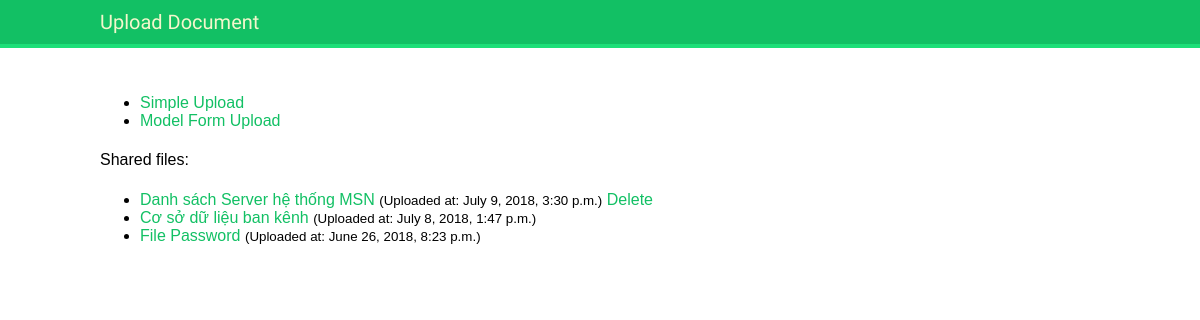
/home/, run on the app's committed database.
### core/models.py (models this page shows, shortened)
class Document(models.Model):
    description = models.CharField(max_length=255, blank=True)
    document = models.FileField(upload_to='documents/%Y/%m/%d/', default='', blank=True)
    uploaded_at = models.DateTimeField(auto_now_add=True)
    updated = models.DateTimeField(auto_now=True)
    ipaddr_and_date = models.CharField(max_length=30, blank=True)
    def get_ip_of_document(self):
        return self.ipaddr_and_date.rsplit('_', 1)[0]
    class Meta:
        ordering = ('-uploaded_at',)

### core/views.py (the view)
# urls.py: 2. Add a URL to urlpatterns:  path('', views.home, name='home')
def home(request):
    user = Person.objects.get(username='teacher')
    documents = user.documents.all()
    ip = get_client_ip(request)
    return render(request, 'core/home.html', {'documents': documents,
                                              'ip': ip})

### core/views.py (called while the page is built, shortened)
def get_client_ip(request):
    remote_address = request.META.get('REMOTE_ADDR')
    ip = remote_address
    x_forwarded_for = request.META.get('HTTP_X_FORWARDED_FOR')
    return ip

### core/templates/core/home.html (shortened to what this page needs)
{% extends 'base.html' %}
{% block content %}
    <ul>
        <li>
            <a href="{% url 'simple_upload' %}">Simple Upload</a>
        </li>
        <li>
            <a href="{% url 'model_form_upload' %}">Model Form Upload</a>
        </li>
    </ul>
    <p>Shared files:</p>
    <ul>
        {% for obj in documents %}
            <li class="{{ obj.id }}">
                <a href="{{ obj.document.url }}">{{ obj.description }}</a>
                <small>(Uploaded at: {{ obj.uploaded_at }})</small>
                {% if obj.get_ip_of_document == ip %}
                    <a href="#" data-id="{{ obj.id }}" data-action="delete" class="delete-document">Delete</a>
                {% endif %}
            </li>
        {% endfor %}
    </ul>
{% endblock %}

### core/static/css/base.css (style rules this page uses)
body { margin:0; padding:0; font-family:helvetica, sans-serif; }
p { line-height: 1.8; }
a { color:#12c064; text-decoration:none; }

### data on the page
Document: description "Danh sách Server hệ thống MSN", uploaded_at "July 9, 2018, 3:30 p.m."
Document: description "Cơ sở dữ liệu ban kênh", uploaded_at "July 8, 2018, 1:47 p.m."
Document: description "File Password", uploaded_at "June 26, 2018, 8:23 p.m."
